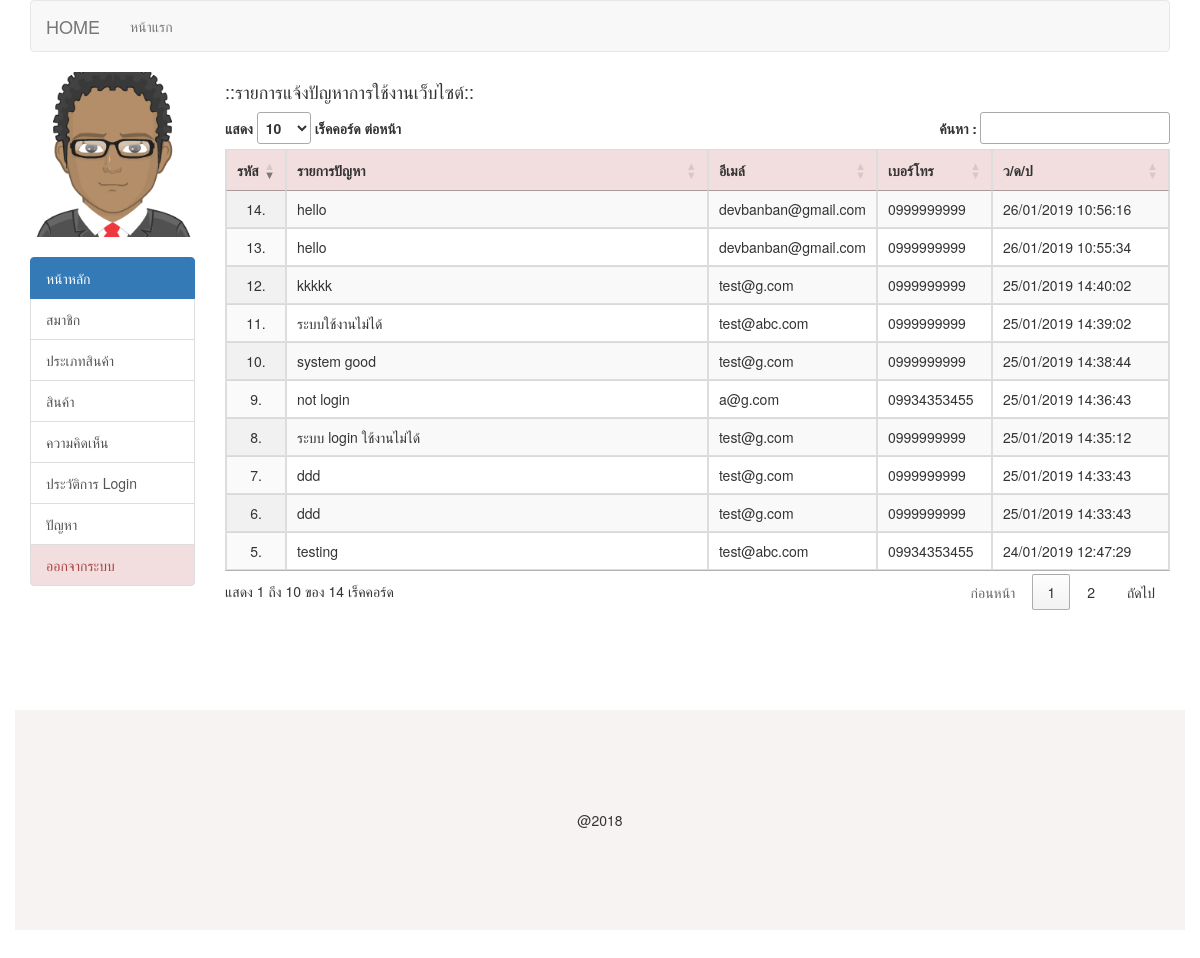
The app's page /admin/problem.php (signed in) with its own data.
### tables this page shows
CREATE TABLE `tbl_member` (
  `m_id` int(11) NOT NULL,
  `m_username` varchar(50) NOT NULL,
  `m_password` varchar(128) NOT NULL,
  `m_fname` varchar(20) NOT NULL,
  `m_name` varchar(100) NOT NULL,
  `m_lname` varchar(100) NOT NULL,
  `m_email` varchar(50) NOT NULL,
  `m_phone` varchar(20) NOT NULL,
  `m_img` varchar(50) NOT NULL,
  `m_level` varchar(10) NOT NULL,
  `m_datesave` timestamp NOT NULL DEFAULT CURRENT_TIMESTAMP
);

CREATE TABLE `tbl_problem` (
  `p_id` int(11) NOT NULL,
  `p_detail` varchar(300) NOT NULL,
  `p_email` varchar(50) NOT NULL,
  `p_phone` varchar(20) NOT NULL,
  `p_datesave` timestamp NOT NULL DEFAULT CURRENT_TIMESTAMP
);

### admin/problem_list.php (the view, shortened to what this page needs)
<?php
$query = "SELECT * FROM tbl_problem ORDER BY p_id DESC" or die("Error:" . mysqli_error());
$result = mysqli_query($condb, $query);
echo "<table id='example' class='display table table-bordered table-hover' cellspacing='0'>";
echo "
<thead>
<tr align='center' class='danger'>
<th width='5%'>รหัส</th>
<th width='50%'>รายการปัญหา</th>
<th width='15%'>อีเมล์</th>
<th width='10%'>เบอร์โทร</th>
<th width='20%'>ว/ด/ป</th>
</tr>
</thead>
";
while($row = mysqli_fetch_array($result)) {
  echo "<tr>";
  echo "<td align='center'>" .$row["p_id"] .'.'. "</td> ";
  echo "<td>" .$row["p_detail"] .  "</td> ";
  echo "<td>" .$row["p_email"] .  "</td> ";
  echo "<td>" .$row["p_phone"] .  "</td> ";
  echo "<td>" .date('d/m/Y H:i:s',strtotime($row["p_datesave"])) .  "</td> ";
  echo "</tr>";
}
echo "</table>";
?>

### admin/menu_l.php
<img src="../mimg/<?php echo $m_img;?>" alt="" width="100%">
<br><br>
<div class="list-group">
	<a href="index.php" class="list-group-item active">
		หน้าหลัก
	</a>
	<a href="member.php" class="list-group-item">สมาชิก</a>
	<a href="prdtype.php" class="list-group-item">ประเภทสินค้า</a>
	<a href="prd.php" class="list-group-item">สินค้า</a>
	<a href="comment.php" class="list-group-item">ความคิดเห็น</a>
	<a href="index.php?act=log_login" class="list-group-item">ประวัติการ Login</a>
	<a href="problem.php" class="list-group-item">ปัญหา</a>
	<a href="../logout.php" onclick="return confirm('Confirm?');" class="list-group-item list-group-item-danger">ออกจากระบบ</a>
</div>

### records on screen
tbl_member: m_img (picture)
tbl_problem: p_id "14", p_detail "hello", p_email "devbanban@gmail.com", p_phone "0999999999", p_datesave "26/01/2019 10:56:16"
tbl_problem: p_id "13", p_detail "hello", p_email "devbanban@gmail.com", p_phone "0999999999", p_datesave "26/01/2019 10:55:34"
tbl_problem: p_id "12", p_detail "kkkkk", p_email "test@g.com", p_phone "0999999999", p_datesave "25/01/2019 14:40:02"
tbl_problem: p_id "11", p_detail "ระบบใช้งานไม่ได้", p_email "test@abc.com", p_phone "0999999999", p_datesave "25/01/2019 14:39:02"
tbl_problem: p_id "10", p_detail "system good", p_email "test@g.com", p_phone "0999999999", p_datesave "25/01/2019 14:38:44"
tbl_problem: p_id "9", p_detail "not login", p_email "a@g.com", p_phone "09934353455", p_datesave "25/01/2019 14:36:43"
tbl_problem: p_id "8", p_detail "ระบบ login ใช้งานไม่ได้", p_email "test@g.com", p_phone "0999999999", p_datesave "25/01/2019 14:35:12"
tbl_problem: p_id "7", p_detail "ddd", p_email "test@g.com", p_phone "0999999999", p_datesave "25/01/2019 14:33:43"
tbl_problem: p_id "6", p_detail "ddd", p_email "test@g.com", p_phone "0999999999", p_datesave "25/01/2019 14:33:43"
tbl_problem: p_id "5", p_detail "testing", p_email "test@abc.com", p_phone "09934353455", p_datesave "24/01/2019 12:47:29"
